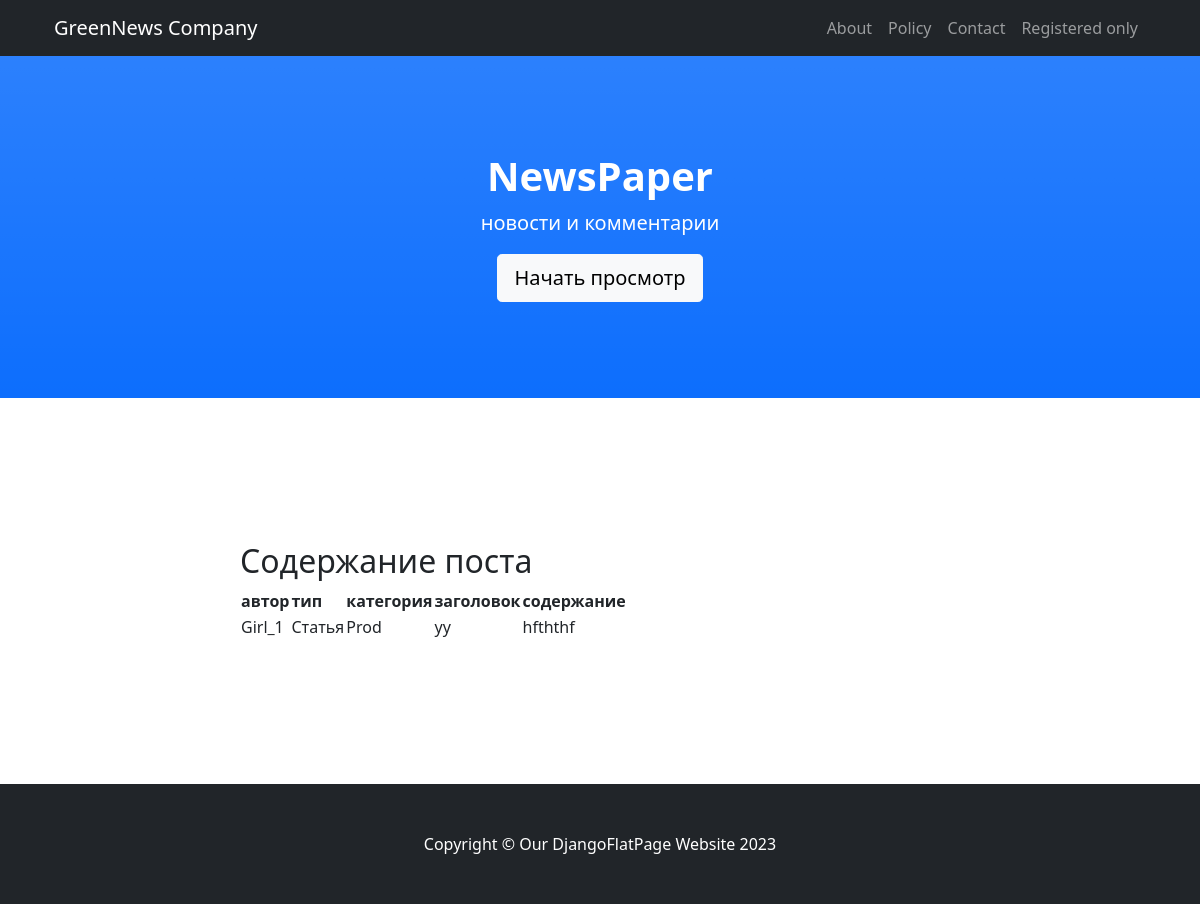
/posts/61, run on an earlier commit of the app's database.
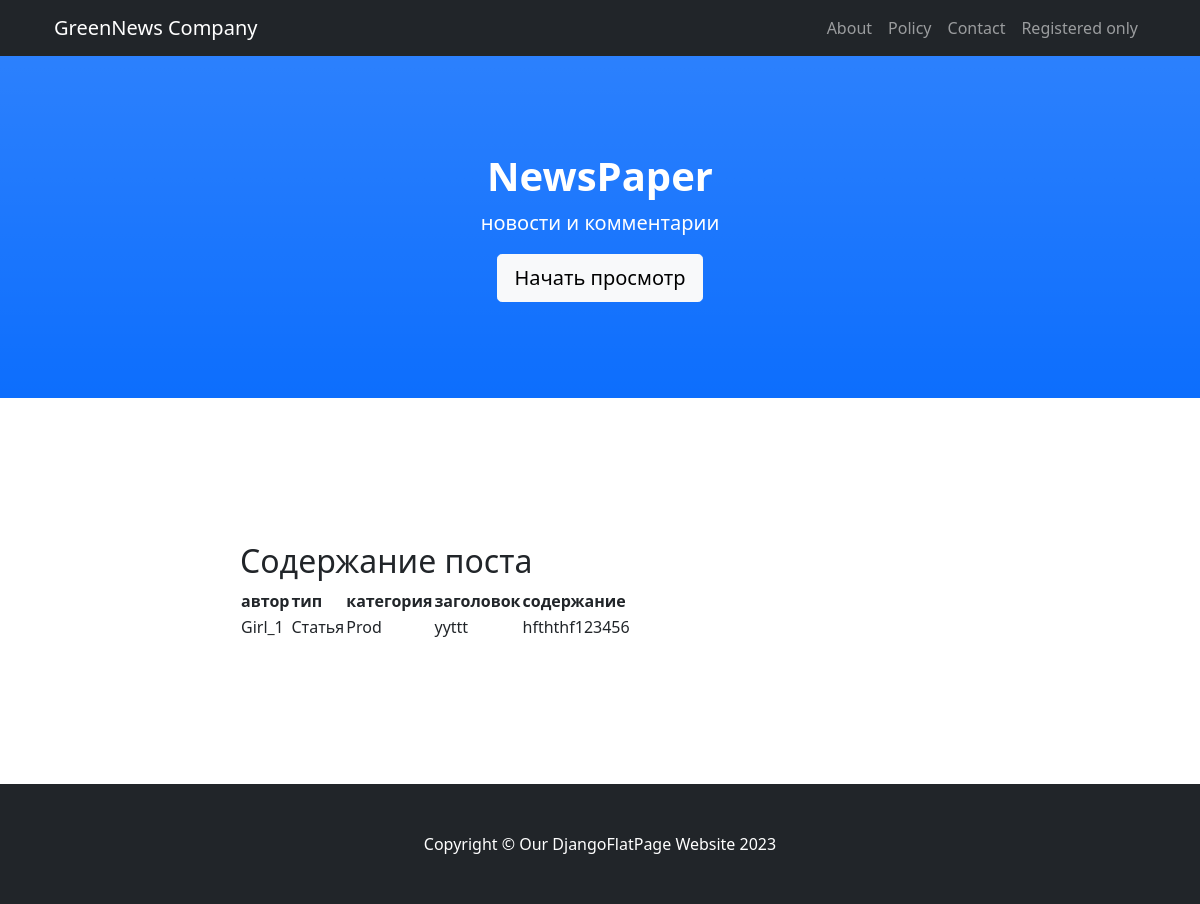
And on a later commit of the database.
### news/models.py (models this page shows, shortened)
class Post(models.Model):
    postAuthor = models.ForeignKey(Author, on_delete=models.CASCADE,)
    postType = models.CharField(max_length=4, choices=post_types, default=news)
    postDatetime = models.DateTimeField(auto_now_add=True)
    category = models.ManyToManyField(Category, through='PostCategory', related_name='posts',)
    head = models.CharField(max_length=124)
    postText = models.TextField()
    postRate = models.SmallIntegerField(default=0)
    def __str__(self):
        return f'{self.get_postType_display()}'

class Author(models.Model):
    authorName = models.OneToOneField(User, on_delete=models.CASCADE)
    authorRate = models.SmallIntegerField(default=0)

### news/views.py (the view)
# urls.py: path('<int:pk>', PostDetails.as_view(), name='post_detail'),
class PostDetails(DetailView):
    template_name = 'news/post_detail.html'
    queryset = Post.objects.all()
    def get_context_data(self, **kwargs):
        context = super().get_context_data(**kwargs)
        context['is_not_premium'] = not self.request.user.groups.filter(name='authors').exists()
        return context

### news/models.py (called while the page is built)
    def __str__(self):
        return f'{self.name.title()}'

### news/templatetags/news_filters.py (called while the page is built)
@register.filter(name='censor')
def censor(value, arg='<banned>'):
    banned_words = [ 'пиздец', 'fuck', 'fucking', 'блядь', 'писец']
    if isinstance(value, str) and isinstance(arg, str):
        for i in banned_words:
            value = value.replace(i, arg)
        return value
    else:
        raise ValueError(f'Не применяется для {type(value)} и {type(arg)}')

### templates/news/post_detail.html
{% extends 'flatpages/default.html' %}
{% load news_filters %}
{% block title %} Содержание поста{% endblock title %}
{% block content %}
<table>
    <thead>
        <th>
            автор
        </th>
        <th>
            тип
        </th>
        <th>
            категория
        </th>
        <th>
            заголовок
        </th>
        <th>
            содержание
        </th>
    </thead>
    <tr>
        <td>
            {{ post.postAuthor.authorName.username|title }}
        </td>
        <td>
            {{ post|title }}
        </td>
        <td>
            {% for choice in post.category.all %}
                {{ choice }}
            {% endfor %}
        </td>
        <td>
            {{ post.head|censor|truncatewords:12 }}
        </td>
        <td>
            {{ post.postText|censor }}
        </td>
    </tr>
</table>
{% endblock content %}

What changed in the data, as far as the page shows it:
changed Post "Статья": head|censor "yy" → "yyttt"; postText|censor "hfththf" → "hfththf123456"
